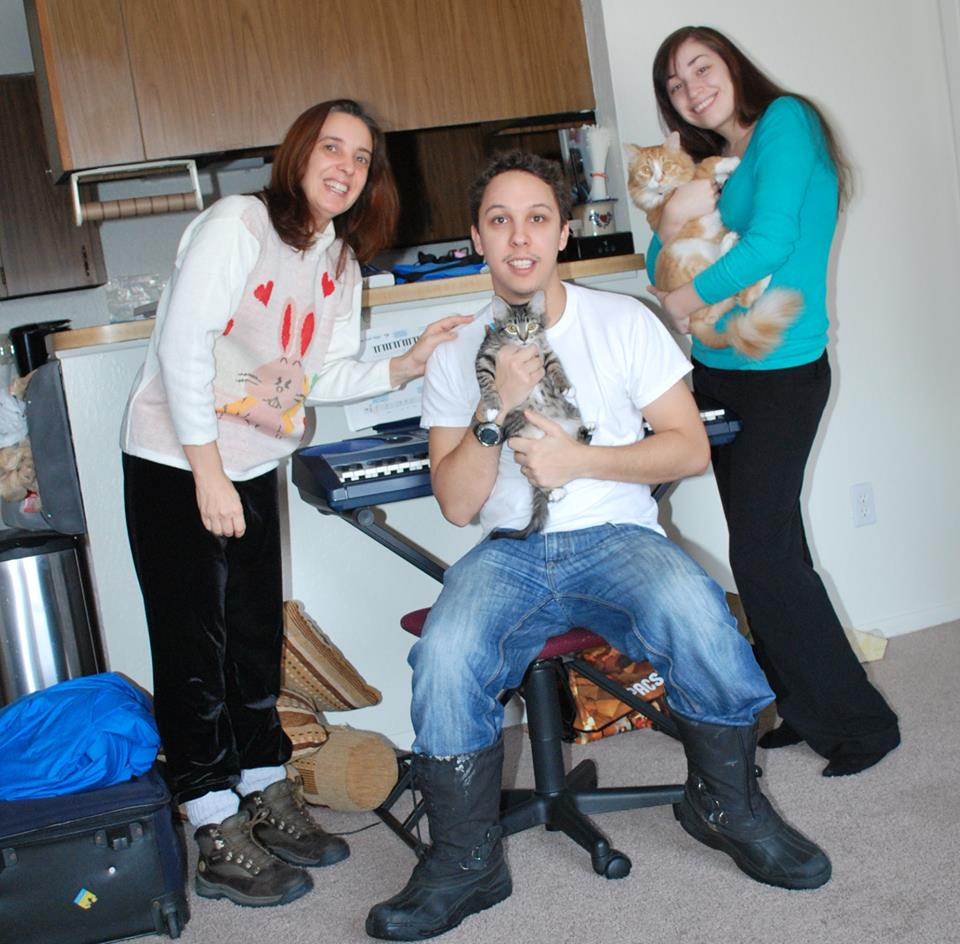
//> input picture LAB4/2/1.jpg, 960 x 944 px
$ ./hough_line 1.jpg   (built with g++ and OpenCV 4)
//> lines starting //> are read from the running program, lines starting //| are printed output that depends on the picture; after the words box and inside, x2 and y2 are one past the last pixel; in counts of white or black regions, pixels touching at a corner belong together
#include "opencv2/highgui/highgui.hpp"
#include "opencv2/imgproc/imgproc.hpp"

#include <iostream>

using namespace cv;
using namespace std;

void help()
{
 cout << "\nThis program demonstrates line finding with the Hough transform.\n"
         "Usage:\n"
         "./houghlines <image_name>, Default is pic1.jpg\n" << endl;
}

int main(int argc, char** argv)
{
 const char* filename = argc >= 2 ? argv[1] : "pic1.jpg";

 Mat src = imread(filename, CV_LOAD_IMAGE_COLOR);
//> src is the input picture: 944 rows x 960 cols, CV_8UC3; mean B, G, R 128.7, 124.8, 118.7
 if(src.empty())
 {
     help();
     cout << "can not open " << filename << endl;
     return -1;
 }

 Mat dst, cdst;
 Canny(src, dst, 50, 200, 3);
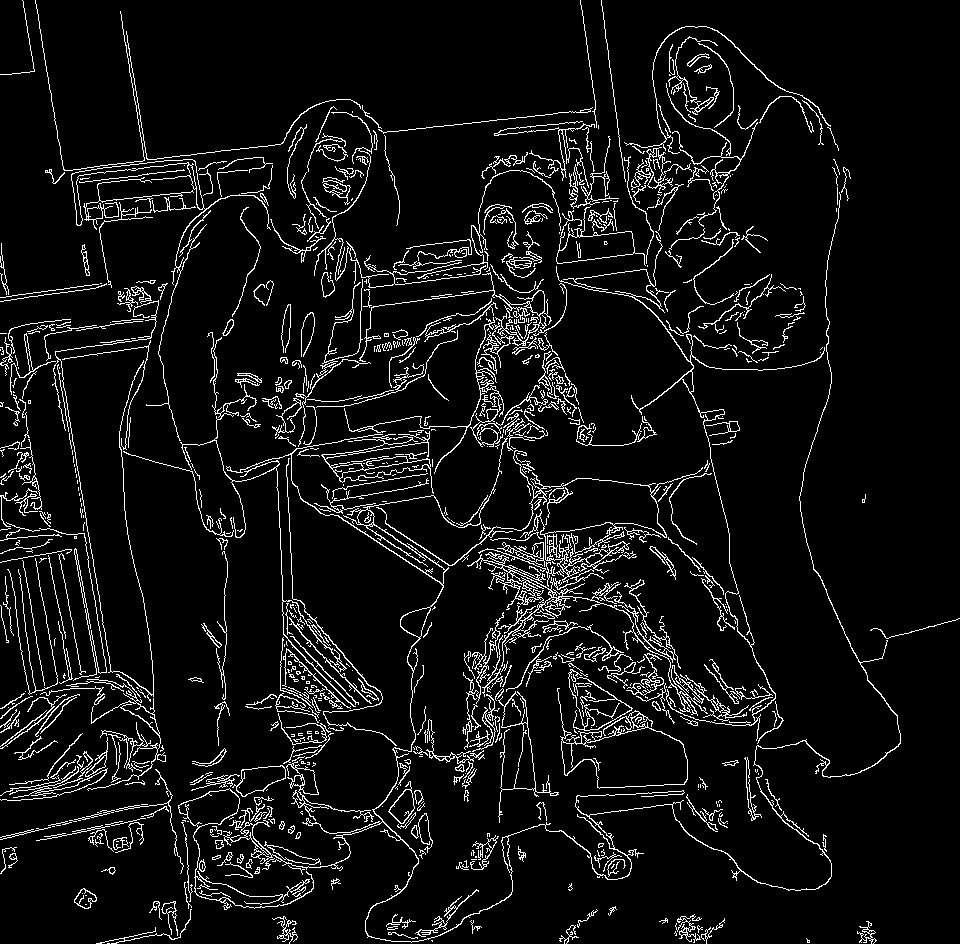
//> dst: 944 rows x 960 cols, CV_8UC1; 6.8% white in thin lines or dots
 cvtColor(dst, cdst, CV_GRAY2BGR);
//> cdst: 944 rows x 960 cols, CV_8UC3; 6.8% white in thin lines or dots

  vector<Vec4i> lines;
  HoughLinesP(dst, lines, 1, CV_PI/180, 50, 50, 10 );
//> lines = 364 lines (x1, y1, x2, y2), first 8: [525, 452, 560, 634], [573, 279, 655, 267], [623, 652, 696, 725], [322, 506, 442, 584], [373, 482, 429, 426], [276, 781, 333, 724], [590, 625, 688, 723], [361, 430, 427, 496]

  for( size_t i = 0; i < lines.size(); i++ )
  {
    Vec4i l = lines[i];
    //line( cdst, Point(l[0], l[1]), Point(l[2], l[3]), Scalar(0,0,255), 3, CV_AA);
    line( src, Point(l[0], l[1]), Point(l[2], l[3]), Scalar(0,0,255), 3, CV_AA);
  }
//> this loop made 364 passes
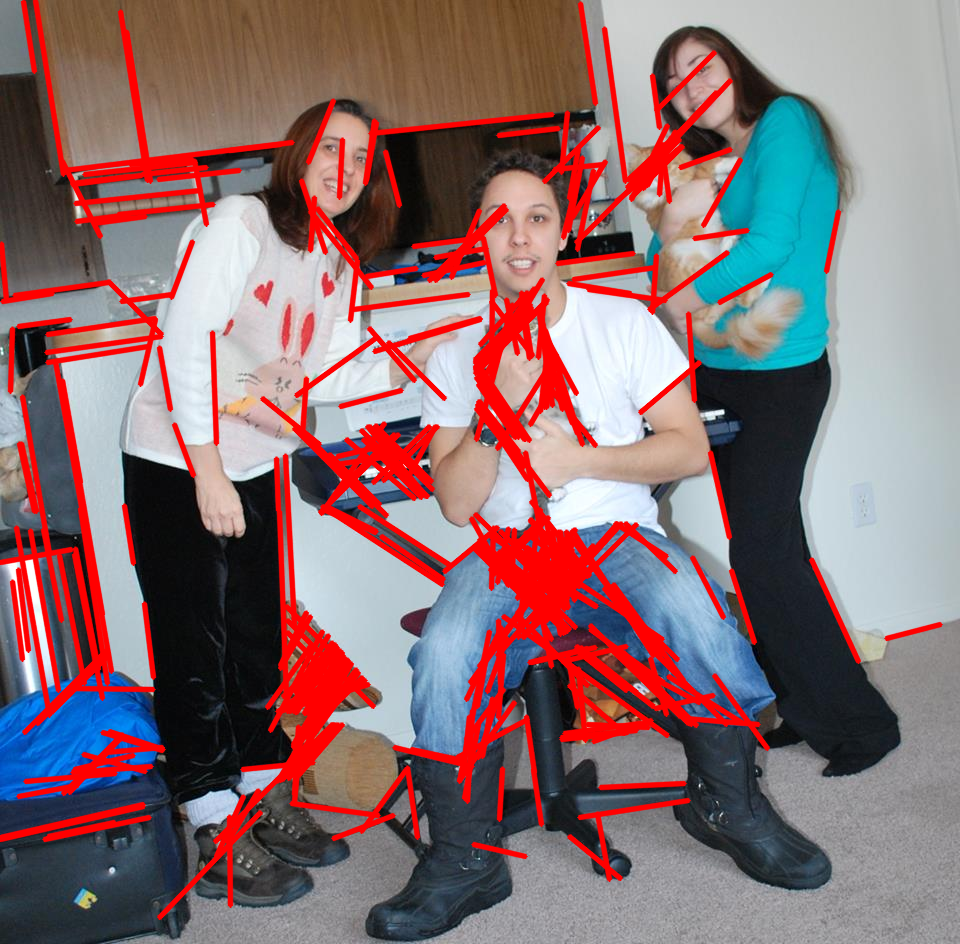
//> src: 944 rows x 960 cols, CV_8UC3; 14.86% of pixels changed, all inside (x1, y1, x2, y2) = (0, 0, 944, 921)

 // Based on Hough linear transform, we might estimate status to overlay
 putText(src, "Attitude=OK, Alt=OK @ 50 meters", cvPoint(30,30), FONT_HERSHEY_COMPLEX_SMALL, 0.8, cvScalar(250,250,250), 1, CV_AA);
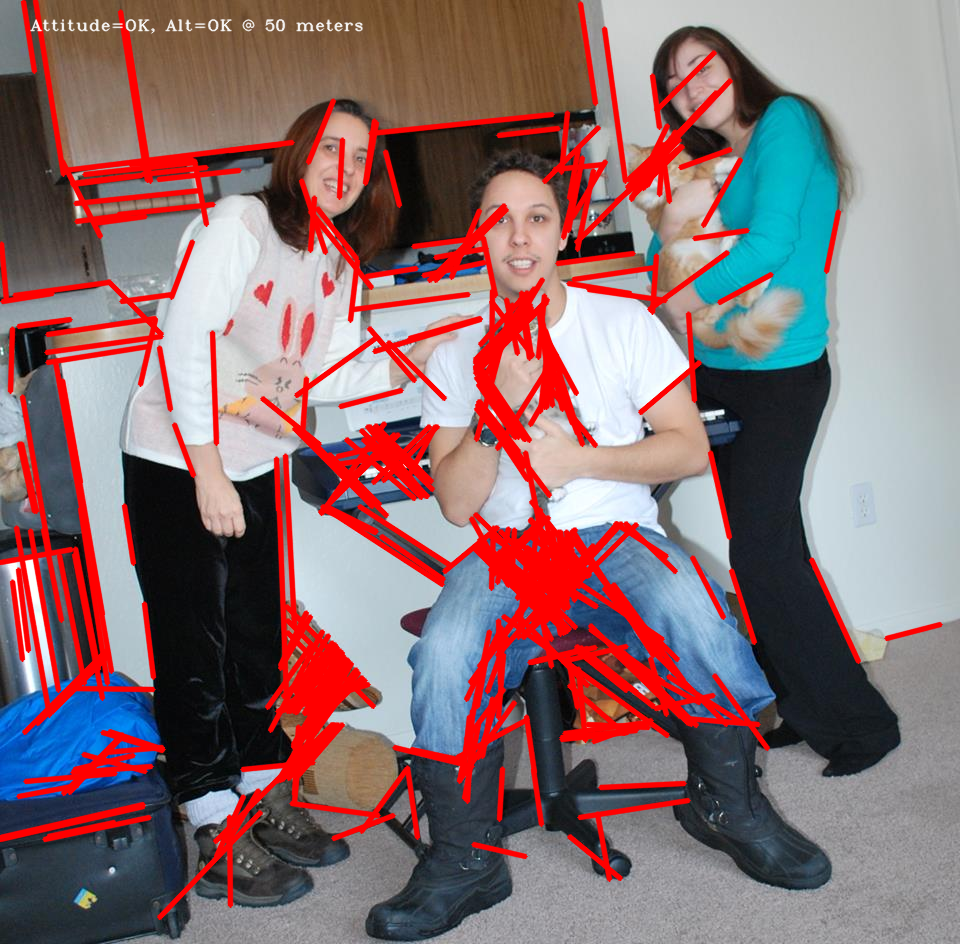
//> src: 944 rows x 960 cols, CV_8UC3; 0.25% of pixels changed, all inside (x1, y1, x2, y2) = (30, 18, 363, 34)

 imshow("source", src);
 waitKey();

 imshow("detected lines", cdst);
 waitKey();

 return 0;
}
